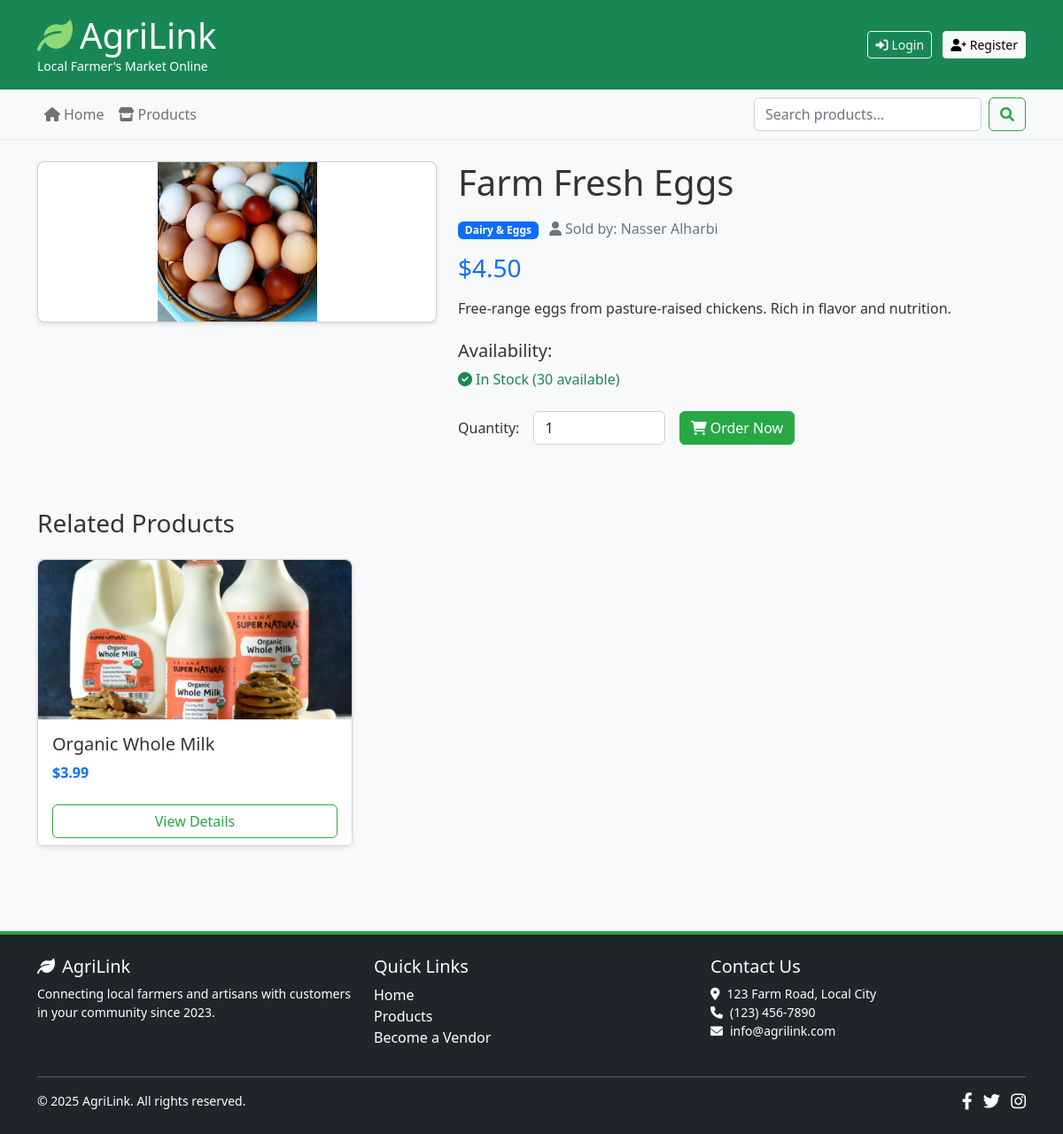
Screenshot of /presentation/common/product_detail.php?id=2 with the database file from the repository.
### tables this page shows
CREATE TABLE products (
    id INT AUTO_INCREMENT PRIMARY KEY,
    name VARCHAR(100) NOT NULL,
    description TEXT NOT NULL,
    short_description VARCHAR(255) NOT NULL,
    price DECIMAL(10, 2) NOT NULL,
    category VARCHAR(50) NOT NULL,
    stock INT NOT NULL DEFAULT 0,
    image VARCHAR(255) NOT NULL DEFAULT 'default.jpg',
    vendor_id INT NOT NULL,
    is_featured BOOLEAN DEFAULT FALSE,
    created_at TIMESTAMP DEFAULT CURRENT_TIMESTAMP,
    updated_at TIMESTAMP DEFAULT CURRENT_TIMESTAMP ON UPDATE CURRENT_TIMESTAMP,
    FOREIGN KEY (vendor_id) REFERENCES users(id) ON DELETE CASCADE
);

CREATE TABLE users (
    id INT AUTO_INCREMENT PRIMARY KEY,
    name VARCHAR(100) NOT NULL,
    email VARCHAR(100) NOT NULL UNIQUE,
    password VARCHAR(255) NOT NULL,
    role ENUM('customer', 'vendor', 'admin') DEFAULT 'customer',
    created_at TIMESTAMP DEFAULT CURRENT_TIMESTAMP,
    updated_at TIMESTAMP DEFAULT CURRENT_TIMESTAMP ON UPDATE CURRENT_TIMESTAMP
);

### data/Database.php (called while the page is built, shortened)
<?php
class Database {
    private static $instance = null;
    private $connection;
    private function __construct() {
        try {
            $this->connection = new PDO(
                'mysql:host=' . DB_HOST . ';port=' . DB_PORT . ';dbname=' . DB_NAME . ';charset=utf8mb4',
                DB_USER,
                DB_PASS,
                [
                    PDO::ATTR_ERRMODE => PDO::ERRMODE_EXCEPTION,
                    PDO::ATTR_DEFAULT_FETCH_MODE => PDO::FETCH_ASSOC,
                    PDO::ATTR_EMULATE_PREPARES => false
                ]
            );
        } catch (PDOException $e) {
            die("Database connection failed: " . $e->getMessage());
        }
    }
    public static function getInstance() {
        if (self::$instance === null) {
            self::$instance = new self();
        }
        return self::$instance;
    }
    public function prepare($sql) {
        return $this->connection->prepare($sql);
    }
}

### business/ProductManager.php (called while the page is built, shortened)
<?php
require_once __DIR__ . '/../data/ProductDAO.php';
class ProductManager {
    private $productDAO;
    public function __construct() {
        $this->productDAO = new ProductDAO();
    }
    public function getProductById($id) {
        return $this->productDAO->getProductById($id);
    }
    public function searchProducts($keyword, $category = null) {
        return $this->productDAO->searchProducts($keyword, $category);
    }
}

### data/ProductDAO.php (called while the page is built, shortened)
<?php
require_once 'Database.php';
class ProductDAO {
    private $db;
    public function __construct() {
        $this->db = Database::getInstance();
    }
    public function getProductById($id) {
        $stmt = $this->db->prepare("SELECT p.*, u.name as vendor_name
                                    FROM products p
                                    JOIN users u ON p.vendor_id = u.id
                                    WHERE p.id = :id");
        $stmt->execute(['id' => $id]);
        return $stmt->fetch();
    }
    public function searchProducts($keyword, $category = null) {
        $sql = "SELECT p.*, u.name as vendor_name
                FROM products p
                JOIN users u ON p.vendor_id = u.id
                WHERE (p.name LIKE :keyword1 OR p.description LIKE :keyword2)";
        $params = [
            'keyword1' => "%$keyword%",
            'keyword2' => "%$keyword%"
        ];
        if ($category) {
            $sql .= " AND p.category = :category";
            $params['category'] = $category;
        }
        $sql .= " ORDER BY p.created_at DESC";
        $stmt = $this->db->prepare($sql);
        $stmt->execute($params);
        return $stmt->fetchAll();
    }
}

### business/SessionManager.php (called while the page is built, shortened)
<?php
class SessionManager {
    public static function isLoggedIn() {
        return isset($_SESSION['user_id']);
    }
    public static function getCurrentUserRole() {
        return self::isLoggedIn() ? $_SESSION['user_role'] : null;
    }
    public static function isVendor() {
        return self::getCurrentUserRole() === self::ROLE_VENDOR;
    }
    public static function isAdmin() {
        return self::getCurrentUserRole() === self::ROLE_ADMIN;
    }
}

### presentation/common/product_detail.php (the view, shortened to what this page needs)
<?php
require_once '../../business/SessionManager.php';
require_once '../../business/ProductManager.php';
$productId = intval($_GET['id'] ?? 0);
$productManager = new ProductManager();
$product = $productManager->getProductById($productId);
require_once '../../presentation/layouts/header.php';
require_once '../../presentation/layouts/navigation.php';
?>
<main class="container py-4">
    <div class="row">
        <div class="col-md-5 mb-4">
            <div class="card">
                <img src="<?php echo BASE_URL . 'assets/images/products/' . htmlspecialchars($product['image']); ?>"
                     class="card-img-top product-image" alt="<?php echo htmlspecialchars($product['name']); ?>">
            </div>
        </div>
        <div class="col-md-7">
            <h1 class="mb-3"><?php echo htmlspecialchars($product['name']); ?></h1>
            <div class="mb-3">
                <span class="badge bg-primary"><?php echo htmlspecialchars($product['category']); ?></span>
                <span class="text-muted ms-2">
                    <i class="fas fa-user me-1"></i>Sold by: <?php echo htmlspecialchars($product['vendor_name']); ?>
                </span>
            </div>
            <h3 class="text-primary mb-3">$<?php echo htmlspecialchars(number_format($product['price'], 2)); ?></h3>
            <p class="mb-4"><?php echo nl2br(htmlspecialchars($product['description'])); ?></p>
            <div class="mb-4">
                <h5>Availability:</h5>
                <?php if ($product['stock'] > 0): ?>
                    <p class="text-success">
                        <i class="fas fa-check-circle me-1"></i>In Stock (<?php echo $product['stock']; ?> available)
                    </p>
                <?php else: ?>
                    <p class="text-danger">
                        <i class="fas fa-times-circle me-1"></i>Out of Stock
                    </p>
                <?php endif; ?>
            </div>
            <?php if ($product['stock'] > 0): ?>
                <?php if (!SessionManager::isVendor() && !SessionManager::isAdmin()): ?>
                <form method="POST" action="" id="orderForm">
                    <div class="row g-3 align-items-center mb-4">
                        <div class="col-auto">
                            <label for="quantity" class="col-form-label">Quantity:</label>
                        </div>
                        <div class="col-3">
                            <input type="number" id="quantity" name="quantity" class="form-control"
                                   min="1" max="<?php echo $product['stock']; ?>" value="1">
                        </div>
                        <div class="col-auto">
                            <button type="button" class="btn btn-success" id="confirmOrderBtn">
                                <i class="fas fa-shopping-cart me-1"></i>Order Now
                            </button>
                        </div>
                    </div>
                </form>
                <?php elseif (SessionManager::isVendor()): ?>
                <div class="alert alert-info">
                    <i class="fas fa-info-circle me-2"></i>As a vendor, you can only view products. To place orders, please use a customer account.
                </div>
                <?php else: ?>
                <div class="alert alert-info">
                    <i class="fas fa-info-circle me-2"></i>As an admin, you can only view products. To place orders, please use a customer account.
                </div>
                <?php endif; ?>
            <?php endif; ?>
        </div>
    </div>
    <div class="row mt-5">
        <div class="col-12">
            <h3 class="mb-4">Related Products</h3>
            <div class="row">
                <?php
                $relatedProducts = $productManager->searchProducts('', $product['category']);
                $count = 0;
                foreach ($relatedProducts as $relatedProduct) {
                    if ($relatedProduct['id'] == $product['id'] || $count >= 3) {
                        continue;
                    }
                    $count++;
                ?>
                    <div class="col-md-4 mb-4">
                        <div class="card h-100">
                            <img src="<?php echo BASE_URL . 'assets/images/products/' . htmlspecialchars($relatedProduct['image']); ?>"
                                 class="card-img-top" alt="<?php echo htmlspecialchars($relatedProduct['name']); ?>">
                            <div class="card-body">
                                <h5 class="card-title"><?php echo htmlspecialchars($relatedProduct['name']); ?></h5>
                                <p class="card-text text-primary fw-bold">
                                    $<?php echo htmlspecialchars(number_format($relatedProduct['price'], 2)); ?>
                                </p>
                            </div>
                            <div class="card-footer bg-white border-top-0">
                                <a href="<?php echo BASE_URL . 'presentation/common/product_detail.php?id=' . $relatedProduct['id']; ?>"
                                   class="btn btn-outline-success w-100">View Details</a>
                            </div>
                        </div>
                    </div>
                <?php } ?>
            </div>
        </div>
    </div>
</main>
<?php require_once '../../presentation/layouts/footer.php'; ?>

### assets/css/style.css (style rules this page uses)
body { font-family: 'Segoe UI', Tahoma, Geneva, Verdana, sans-serif; background-color: #f8f9fa; color: #333; }
.card { border-radius: 8px; box-shadow: 0 2px 5px rgba(0, 0, 0, 0.1); transition: all 0.3s ease; }
.card-img-top { border-top-left-radius: 8px; border-top-right-radius: 8px; height: 180px; object-fit: cover; }
.btn-success, .btn-outline-success:hover { background-color: #28a745; border-color: #28a745; }
.btn-outline-success { color: #28a745; border-color: #28a745; }
.product-image { max-height: 400px; object-fit: contain; }

### rows the page displays
products: image (picture), name "Farm Fresh Eggs", category "Dairy & Eggs", vendor.name "Nasser Alharbi", price "4.50", description "Free-range eggs from pasture-raised chickens. Rich in flavor and nutrition.", stock "30"
products: image (picture), name "Organic Whole Milk", price "3.99"
